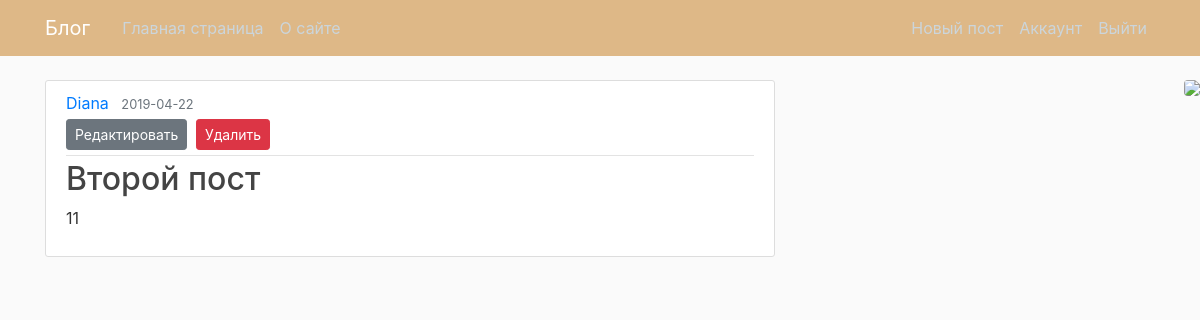
The app's page /post/1 (signed in) with its own data.
### server/models.py (models this page shows, shortened)
class User(db.Model, UserMixin):
    id = db.Column(db.Integer, primary_key=True)
    username = db.Column(db.String(20), unique=True, nullable=False)
    email = db.Column(db.String(120), unique=True, nullable=False)
    password = db.Column(db.String(60), nullable=False)
    posts = db.relationship('Post', backref='author', lazy=True)

class Post(db.Model):
    id = db.Column(db.Integer, primary_key=True)
    title = db.Column(db.String(100), unique=True, nullable=False)
    date_posted = db.Column(db.DateTime, nullable=False, default=datetime.utcnow)
    content = db.Column(db.Text, nullable=False)
    user_id = db.Column(db.Integer, db.ForeignKey('user.id'), nullable=False)

### server/routes.py (the view)
@app.route("/post/<int:post_id>")
def post(post_id):
    post = Post.query.get_or_404(post_id)
    return render_template('post.html', title=post.title, post=post)

### server/models.py (called while the page is built)
@login_manager.user_loader
def load_user(user_id):
    return User.query.get(int(user_id))

### server/templates/post.html (shortened to what this page needs)
{% extends "layout.html" %}
{% block content %}
  <article class="media content-section">
    <div class="media-body">
      <div class="article-metadata">
        <a class="mr-2" href="#">{{ post.author.username }}</a>
        <small class="text-muted">{{ post.date_posted.strftime('%Y-%m-%d') }}</small>
        {% if post.author == current_user %}
          <div>
            <a class="btn btn-secondary btn-sm mt-1 mb-1" href="{{ url_for('update_post', post_id=post.id) }}">Редактировать</a>
            <button type="button" class="btn btn-danger btn-sm m-1" data-toggle="modal" data-target="#deleteModal">Удалить</button>
          </div>
        {% endif %}
      </div>
      <h2 class="article-title">{{ post.title }}</h2>
      <p class="article-content">{{ post.content }}</p>
    </div>
  </article>
{% endblock content %}

### server/static/main.css (style rules this page uses)
body { background: #fafafa; color: #333333; margin-top: 5rem; }
h1, h2, h3, h4, h5, h6 { color: #444444; }
.content-section { background: #ffffff; padding: 10px 20px; border: 1px solid #dddddd; border-radius: 3px; margin-bottom: 20px; }
.article-title { color: #444444; }
.article-content { white-space: pre-line; }
.article-metadata { padding-bottom: 1px; margin-bottom: 4px; border-bottom: 1px solid #e3e3e3 }

### records on screen
User: author.username "Diana"
Post: date_posted "2019-04-22", title "Второй пост", content "11"
